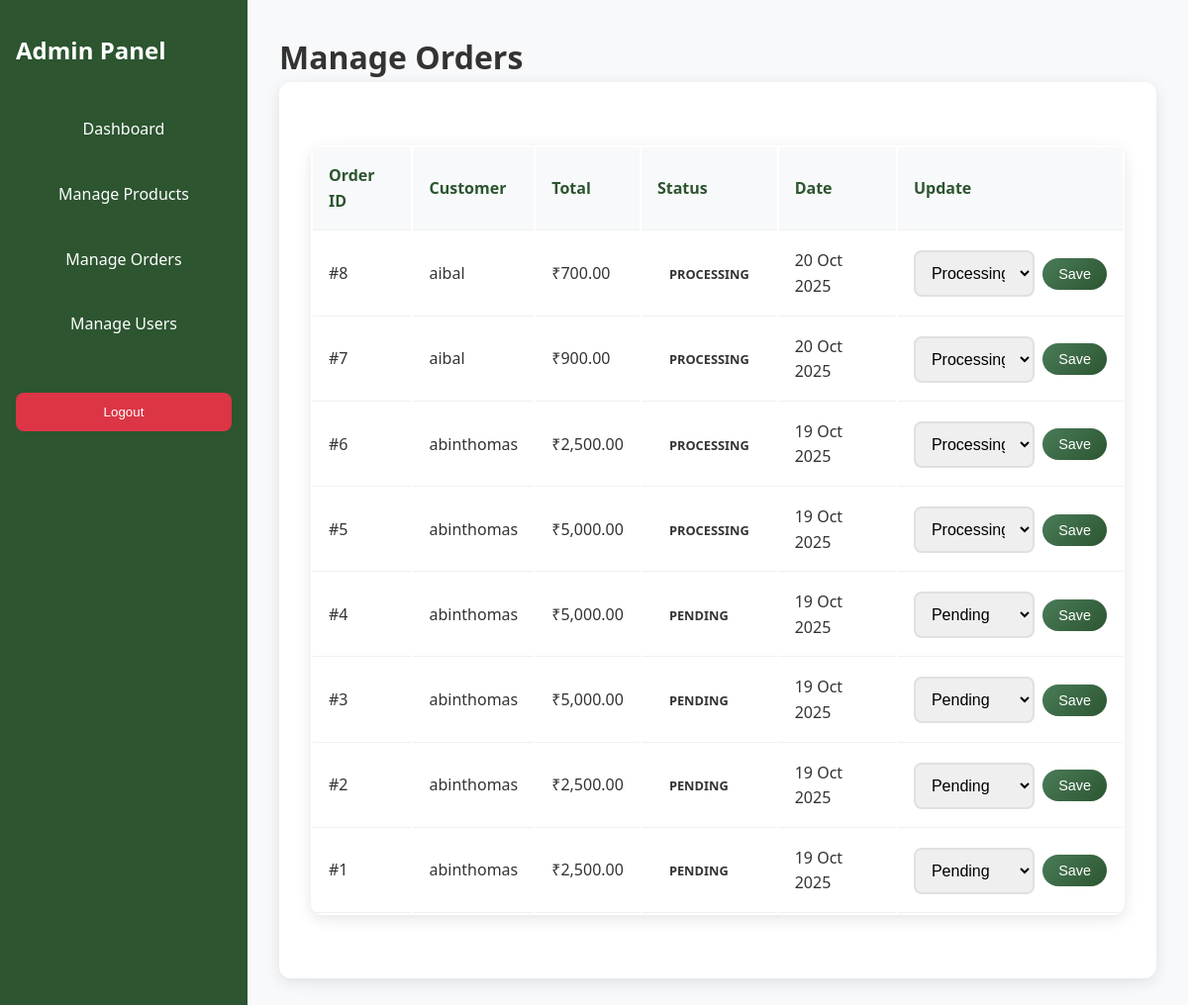
Screenshot of /admin/manage-orders.php (signed in) with the database file from the repository.
### tables this page shows
CREATE TABLE `orders` (
  `id` int(11) NOT NULL,
  `user_id` int(11) DEFAULT NULL,
  `total_amount` decimal(10,2) NOT NULL DEFAULT 0.00,
  `payment_method` varchar(50) DEFAULT NULL,
  `shipping_address` text DEFAULT NULL,
  `status` enum('pending','processing','shipped','completed','cancelled') NOT NULL DEFAULT 'pending',
  `created_at` timestamp NOT NULL DEFAULT current_timestamp()
);

CREATE TABLE `users` (
  `id` int(11) NOT NULL,
  `username` varchar(50) NOT NULL,
  `name` varchar(255) NOT NULL,
  `phone` varchar(20) NOT NULL,
  `email` varchar(255) NOT NULL,
  `password` varchar(255) NOT NULL,
  `role` enum('user','admin') DEFAULT 'user',
  `created_at` timestamp NOT NULL DEFAULT current_timestamp()
);

### classes/Order.php (called while the page is built, shortened)
<?php
class Order {
    private $db;
    public function __construct($database) {
        $this->db = $database;
    }
    public function getAllOrders() {
        $query = "SELECT o.id, o.user_id, u.name as customer_name, o.total_amount, o.status, o.created_at
                  FROM orders o
                  LEFT JOIN users u ON u.id = o.user_id
                  ORDER BY o.created_at DESC";
        $stmt = $this->db->prepare($query);
        $stmt->execute();
        return $stmt->fetchAll(PDO::FETCH_ASSOC);
    }
}

### admin/manage-orders.php (the view, shortened to what this page needs)
<?php
require_once '../classes/Database.php';
require_once '../classes/Order.php';
$db = new Database();
$conn = $db->connect();
$orderModel = new Order($conn);
$orders = $orderModel->getAllOrders();
?>
<!DOCTYPE html>
<html lang="en">
<head>
    <link rel="stylesheet" href="../public/css/style.css">
</head>
<body>
    <div class="dashboard">
        <div class="sidebar">
            <h2>Admin Panel</h2>
            <nav>
                <a href="dashboard.php" class="nav-link">Dashboard</a>
                <a href="manage-products.php" class="nav-link">Manage Products</a>
                <a href="manage-orders.php" class="nav-link">Manage Orders</a>
                <a href="manage-users.php" class="nav-link">Manage Users</a>
            </nav>
            <form action="../logout.php" method="POST">
                <button type="submit" class="logout-btn">Logout</button>
            </form>
        </div>
        <div class="main-content">
            <h1>Manage Orders</h1>
            <div class="admin-section">
                <div class="table">
                    <table>
                        <thead>
                            <tr>
                                <th>Order ID</th>
                                <th>Customer</th>
                                <th>Total</th>
                                <th>Status</th>
                                <th>Date</th>
                                <th>Update</th>
                            </tr>
                        </thead>
                        <tbody>
                            <?php foreach ($orders as $o): ?>
                                <tr>
                                    <td>#<?php echo $o['id']; ?></td>
                                    <td><?php echo htmlspecialchars($o['customer_name'] ?? ('User #' . $o['user_id'])); ?></td>
                                    <td>₹<?php echo number_format($o['total_amount'], 2); ?></td>
                                    <td>
                                        <span class="role-badge role-<?php echo $o['status']; ?>"><?php echo ucfirst($o['status']); ?></span>
                                    </td>
                                    <td><?php echo date('d M Y', strtotime($o['created_at'])); ?></td>
                                    <td>
                                        <form method="POST" style="display: inline-flex; gap: 0.5rem; align-items: center;">
                                            <select name="status" class="form-control">
                                                <?php foreach (['pending','processing','shipped','completed','cancelled'] as $st): ?>
                                                    <option value="<?php echo $st; ?>" <?php echo $o['status'] === $st ? 'selected' : ''; ?>><?php echo ucfirst($st); ?></option>
                                                <?php endforeach; ?>
                                            </select>
                                            <button type="submit" name="update_status" class="btn btn-sm">Save</button>
                                        </form>
                                    </td>
                                </tr>
                            <?php endforeach; ?>
                        </tbody>
                    </table>
                </div>
            </div>
        </div>
    </div>
</body>
</html>

### public/css/style.css (style rules this page uses)
* { margin: 0; padding: 0; box-sizing: border-box; }
body { font-family: 'Segoe UI', Tahoma, Geneva, Verdana, sans-serif; background-color: #fafafa; color: #333; line-height: 1.6; min-height: 100vh; display: flex; flex-direction: column; }
nav { text-align: center; }
nav a { color: white; text-decoration: none; padding: 0.5rem 1rem; border-radius: 25px; transition: all 0.3s ease; font-weight: 500; }
.btn { background: linear-gradient(135deg, #4a7c59, #2c5530); color: white; padding: 0.75rem 1.5rem; border: none; border-radius: 25px; cursor: pointer; text-decoration: none; display: inline-block; transition: all 0.3s ease; font-weight: 500; text-align: center; }
.btn-sm { padding: 0.5rem 1rem; font-size: 0.9rem; }
.form-control { width: 100%; padding: 0.75rem; border: 2px solid #e0e0e0; border-radius: 8px; font-size: 1rem; transition: border-color 0.3s ease; }
.table { width: 100%; background: white; border-radius: 12px; overflow: hidden; box-shadow: 0 4px 15px rgba(0,0,0,0.1); margin: 2rem 0; }
.table th, .table td { padding: 1rem; text-align: left; border-bottom: 1px solid #f0f0f0; }
.table th { background: #f8f9fa; font-weight: 600; color: #2c5530; }
.dashboard { display: flex; min-height: 100vh; }
.sidebar { width: 250px; background: #2c5530; color: white; padding: 2rem 1rem; }
.sidebar h2 { margin-bottom: 2rem; color: #fff; }
.nav-link { color: white; text-decoration: none; display: block; padding: 1rem; border-radius: 8px; margin-bottom: 0.5rem; transition: background-color 0.3s ease; }
.main-content { flex: 1; padding: 2rem; background: #f8f9fa; }
.admin-section { background: white; border-radius: 12px; padding: 2rem; margin-bottom: 2rem; box-shadow: 0 4px 15px rgba(0,0,0,0.1); }
.role-badge { padding: 0.25rem 0.75rem; border-radius: 15px; font-size: 0.8rem; font-weight: bold; text-transform: uppercase; }
.logout-btn { margin-top: 2rem; padding: 0.75rem 1.5rem; background: #dc3545; color: white; border: none; border-radius: 8px; cursor: pointer; width: 100%; font-weight: 500; transition: background-color 0.3s ease; }

### rows the page displays
orders: id "8", user.name "aibal", total_amount "700.00", status "PROCESSING", created_at "20 Oct 2025", status "Processing"
orders: id "7", user.name "aibal", total_amount "900.00", status "PROCESSING", created_at "20 Oct 2025", status "Processing"
orders: id "6", user.name "abinthomas", total_amount "2,500.00", status "PROCESSING", created_at "19 Oct 2025", status "Processing"
orders: id "5", user.name "abinthomas", total_amount "5,000.00", status "PROCESSING", created_at "19 Oct 2025", status "Processing"
orders: id "4", user.name "abinthomas", total_amount "5,000.00", status "PENDING", created_at "19 Oct 2025", status "Pending"
orders: id "3", user.name "abinthomas", total_amount "5,000.00", status "PENDING", created_at "19 Oct 2025", status "Pending"
orders: id "2", user.name "abinthomas", total_amount "2,500.00", status "PENDING", created_at "19 Oct 2025", status "Pending"
orders: id "1", user.name "abinthomas", total_amount "2,500.00", status "PENDING", created_at "19 Oct 2025", status "Pending"
